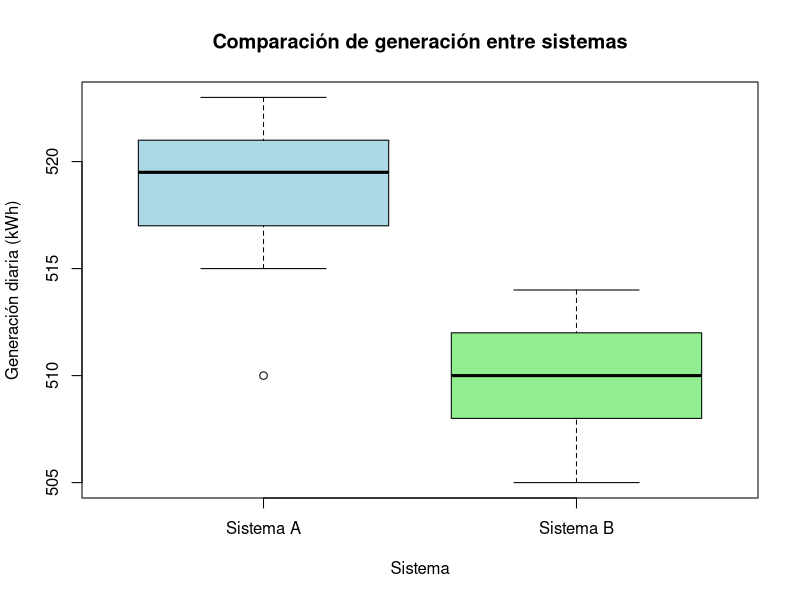
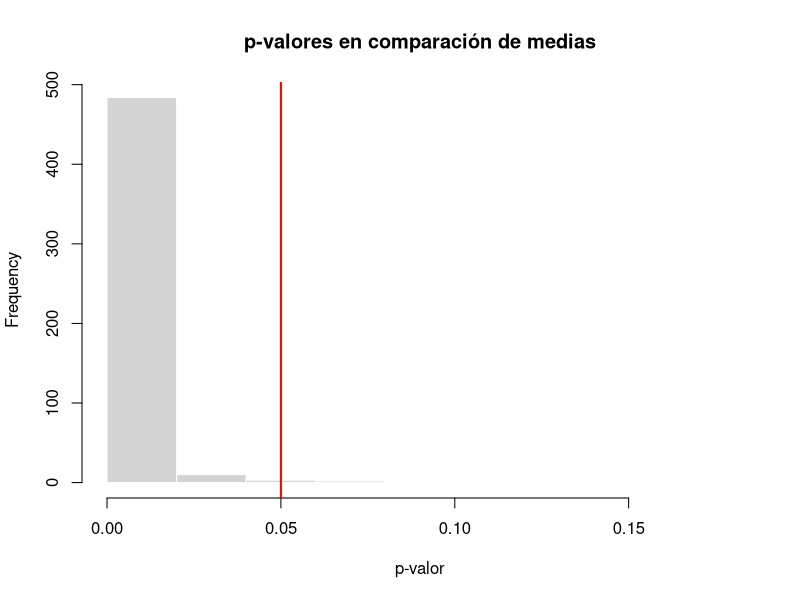

Write R code to recreate these figures, in order.
## ---- chunk 1
sistema_A <- c(510, 515, 520, 518, 522, 519, 521, 517, 523, 520)
sistema_B <- c(505, 508, 512, 510, 511, 509, 513, 507, 514, 510)

datos <- data.frame(
  generacion = c(sistema_A, sistema_B),
  sistema = rep(c("Sistema A", "Sistema B"), each = 10)
)

datos
## ---- chunk 2
tapply(datos$generacion, datos$sistema, mean)
## ---- chunk 3
tapply(datos$generacion, datos$sistema, sd)
## ---- chunk 4
t.test(sistema_A, sistema_B, alternative = "two.sided")
## ---- chunk 5
boxplot(generacion ~ sistema,
        data = datos,
        col = c("lightblue", "lightgreen"),
        main = "Comparación de generación entre sistemas",
        xlab = "Sistema",
        ylab = "Generación diaria (kWh)")
## ---- chunk 6
set.seed(123)

B <- 500
pvalores <- numeric(B)

for(i in 1:B){
  A <- rnorm(10, mean = 520, sd = 5)
  B_sys <- rnorm(10, mean = 510, sd = 5)
  pvalores[i] <- t.test(A, B_sys)$p.value
}

mean(pvalores < 0.05)
## ---- chunk 7
hist(pvalores,
     col = "lightgray",
     border = "white",
     main = "p-valores en comparación de medias",
     xlab = "p-valor")
abline(v = 0.05, col = "red", lwd = 2)
